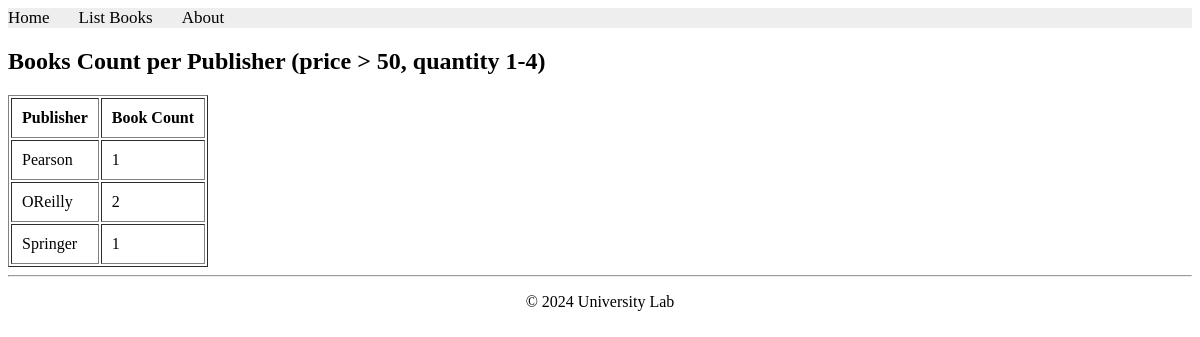
The page /books/lab9/task6/ on the database its author committed.
### apps/bookmodule/models.py (models this page shows)
class Publisher(models.Model):
    name = models.CharField(max_length=200)
    location = models.CharField(max_length=300)

### apps/bookmodule/views.py (the view)
# urls.py: path('lab9/task6/', views.lab9_task6, name="lab9_task6"),
def lab9_task6(request):
    from django.db.models import Count, Q
    publishers = Publisher.objects.annotate(
        book_count=Count('book', filter=Q(
            book__price__gt=50,
            book__quantity__lt=5,
            book__quantity__gte=1
        ))
    )
    return render(request, 'bookmodule/lab9_task6.html', {'publishers': publishers})

### apps/templates/bookmodule/lab9_task6.html (shortened to what this page needs)
{% extends "layouts/base.html" %}
{% block content %}
<h2>Books Count per Publisher (price > 50, quantity 1-4)</h2>
<table border="1" cellpadding="10">
    <tr>
        <th>Publisher</th>
        <th>Book Count</th>
    </tr>
    {% for pub in publishers %}
    <tr>
        <td>{{ pub.name }}</td>
        <td>{{ pub.book_count }}</td>
    </tr>
    {% endfor %}
</table>
{% endblock %}

### rows shown on the page
Publisher: name "Pearson", book_count "1"
Publisher: name "OReilly", book_count "2"
Publisher: name "Springer", book_count "1"
